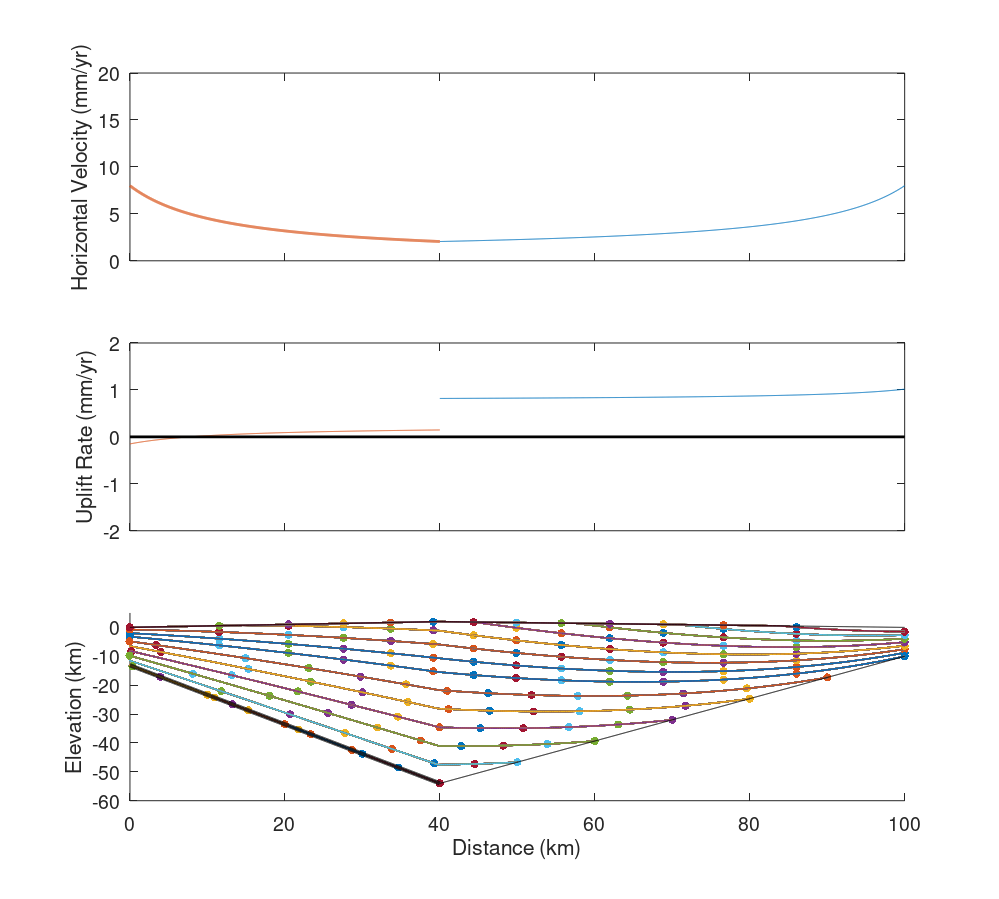
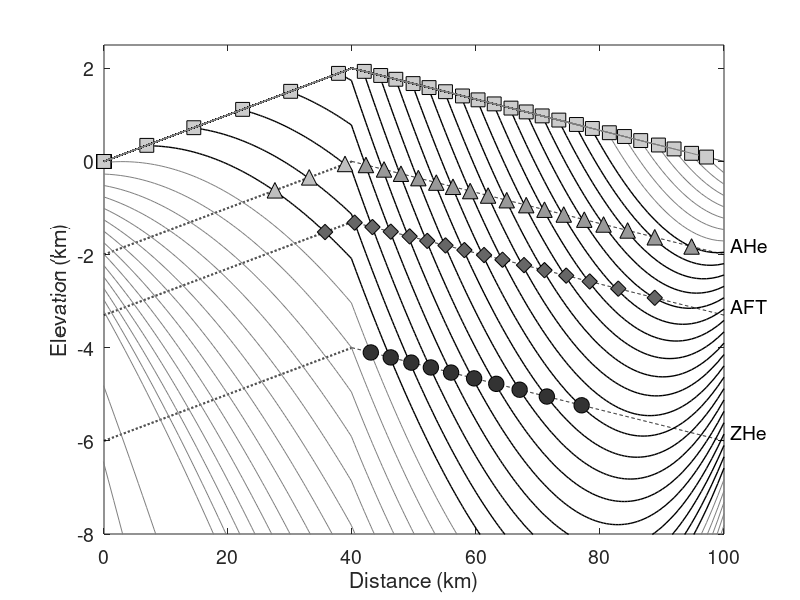
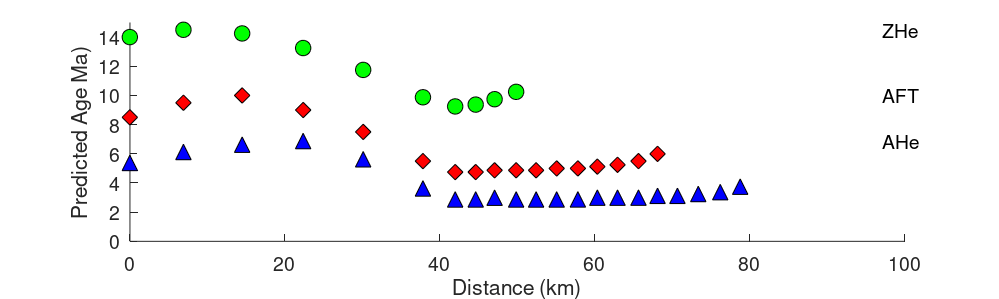

Recreate these plots in MATLAB, in order.
%% Wedge Kinematics

clear all
close all
%Given a wedge with a frontal flux in, underplating, erosion and rearward flux out. Assume steady
%state, so that the fluxes balance.

cd 'C:\Users\erlanger\Desktop\Matlab\Wedge_Model'
cd 'C:\Users\erlanger\Desktop\Matlab'

%%  Give following parameters:
h0=10.;  % incoming section for frontal accretion In %km
h1=10.;  % incoming section for prowedge basal accretion
h2=0.;  % incoming section for retrowedge basal accretion
ep=0.75;  % pro-wedge erosion rate%km/Ma 
er=0.25;  % retro-wedge erosion rate 
LP=60.; % length of Pro-wedge % km
LR=40.;  % Length of retro-Wedge
vp=8;  %Slab retreat rate %km/Ma  (Normally signifies convergence rate but Apennines has negligible convergence)
hm=56.; % Max Crustal Thickness
elevm=2;  % Maximum Elevation (km)

%% Wedge geometry

%prowedge slopes
alphap=elevm/LP;
betap=(hm-elevm-h0)/LP;
thetap=alphap+betap;

%determine thickness of outgoing crust hR and retro- slope
hR=h0+h1+h2-ep*LP/vp-er*LR/vp;
retrocrust=hR;

% Retro-wedge
alphar=(elevm)/LR;
betar=(hm-elevm-hR)/LR;
thetar=alphar+betar;

%alphap=tan(2*pi/180);
%betap=tan(12*pi/180);
%thetar=tan(8*pi/180);

x=linspace(0,LP,1001);
v=zeros(1,1001);
u=zeros(1001,101);
xr=linspace(0,LR,1001);

% Underplating velocity on prowedge
UP=vp*h1/LP;

%Underplating velocity on retrowedge
UR=vp*h2/LR;

%determine maximum thickness

hm=h0+LP*(alphap+betap);
MaxCrustThick=hm
elevm=LP*(alphap)

z=linspace(0,hm,101);

%% prowedge field

%find horizontal velocity across pro-wedge
v=(h0*vp+(UP-ep)*x)./(h0+x*thetap);

%find vertical velocity on the prowedge surface (defined as the erosion velocity plus the motion to carry the point
%along the surface)
us=ep+((h0*vp+x*(UP-ep))*alphap)./((h0+x*thetap));

% zs=h0+x*alphap; why are there two calculations of this?

% elevation of prowedge surface 
zs=x*alphap; 

% elevation of the base of the prowedge
zb=-h0-x*betap;

%% retrowedge field

% velocity at the divide
vm=(h0*vp+(UP-ep)*LP)./(h0+LP*thetap);

% horizontal velocity across the retrowedge
vretro=(hm*vm+(UR-er)*xr)./(hR+(LR-xr)*thetar);
 
% vertical velocity on the retrowedge surface
urs=er-(hm*vm+(UR-er)*xr)*alphar./((hR+(LR-xr)*thetar)); 
 
% elevation of retrowedge surface
zsr=elevm-xr*alphar;
 
% elevation of the base of the retrowedge
zbr=elevm-hm+xr*betar;

 %% integrate particle path

   
 np1=40; %number of particle paths for frontal accretion (was at 40)
 np2=10; %number of particle paths for underplating
 np=np1+np2;
 xp=zeros(np,1000);
 zp=zeros(np,1000);
 ntime=1000.;
 delt=10*(LP+LR)/(ntime*vp);
 
 % Horizontal velocity and Vertical velocity (for output into table)
 vHorz = zeros(np,ntime);
 vVert = zeros(np,ntime);
 
 % Depth between each frontally accreted particle
 delz=h0/(np1+1);
 
 % Horizontal distance between each underplated particle
 delx=(LP+LR)/(np2);
 
 % Starting x and z values for frontally accreted particles
 for ip=1:np1
  xp(ip,1)=0.0;
  zp(ip,1)=ip*delz;
 end
 
 % Starting x and z values for underplated particles
 for ip=np1+1:np
  xp(ip,1)=(ip-np1-1)*delx;
  if xp(ip,1) < LP
      zp(ip,1)=-xp(ip,1)*betap;
  else
      zp(ip,1)=-LP*betap+(xp(ip,1)-LP)*betar;
  end
  
 end
 
 for ip=1:np1+np2
   
    
    for it= 1:ntime-1
    
    % For particles within the Prowedge, perform the following loop
     if xp(ip,it) < LP
         % Equation for general horizontal velocity
         vpart=(h0*vp+(UP-ep)*xp(ip,it))/(h0+xp(ip,it)*thetap);
         vHorz(ip,it) = (h0*vp+(UP-ep)*xp(ip,it))/(h0+xp(ip,it)*thetap);
         
         % Equation for full vertical velocity that interpolates between the surface and base
         upart=UP-vpart*betap+(ep-UP+vpart*(alphap+betap))*(zp(ip,it)+xp(ip,it)*betap)/(h0+xp(ip,it)*(alphap+betap));
         vVert(ip,it) = UP-vpart*betap+(ep-UP+vpart*(alphap+betap))*(zp(ip,it)+xp(ip,it)*betap)/(h0+xp(ip,it)*(alphap+betap));
        
         xp(ip,it+1)=xp(ip,it)+delt*vpart;
         zp(ip,it+1)=zp(ip,it)+delt*upart;
         
         if zp(ip,it+1) > (h0+xp(ip,it+1)*alphap)
              zp(ip,it+1)=h0+xp(ip,it+1)*alphap;
         end
         
     % For particles within the Retrowedge, perform the following loop
     elseif xp(ip,it) < LP+LR
         % Equation for general horizontal velocity
         vpart=(hm*vm+(UR-er)*(xp(ip,it)-LP))/(hR+(LR-xp(ip,it)+LP)*thetar);
         vHorz(ip,it) = (hm*vm+(UR-er)*(xp(ip,it)-LP))/(hR+(LR-xp(ip,it)+LP)*thetar);
         
         % Equation for full vertical velocity that interpolates between the surface and base
         upart=UR+vpart*betar+(er-UR-vpart*(alphar+betar))*(zp(ip,it)+LP*betap-(xp(ip,it)-LP)*betar)/(h0+LP*thetap-(xp(ip,it)-LP)*thetar);
         vVert(ip,it) = UR+vpart*betar+(er-UR-vpart*(alphar+betar))*(zp(ip,it)+LP*betap-(xp(ip,it)-LP)*betar)/(h0+LP*thetap-(xp(ip,it)-LP)*thetar);
         
         xp(ip,it+1)=xp(ip,it)+delt*vpart;
         zp(ip,it+1)=zp(ip,it)+delt*upart;
         
         if zp(ip,it+1) > (h0+LP*alphap-(xp(ip,it+1)-LP)*alphar)
              zp(ip,it+1)=(h0+LP*alphap-(xp(ip,it+1)-LP)*alphar);
         end
     else
         xp(ip,it+1)=xp(ip,it);
         zp(ip,it+1)=zp(ip,it);
     end
     
    end
     
     
 end
 % make isoage dots
 freq=1; %frequency of isoage dots
 icount=0;
 xpspar=zeros(np,1000);
 zpspar=zeros(np,1000);

%xpspar and zpspar dictate where along material path the particle is plotted 
   for it=1:ntime
       m=mod(it,freq);
       if m == 0
           icount=icount+1;
           for ip=1:np
               xpspar(ip,icount)=xp(ip,it);
               zpspar(ip,icount)=zp(ip,it);
           end
       end
   end
           
          
%% Set variables for X and Y coordinates for closure depths along wedge

%Closure depth as a scalar
AHescalar = -2;
AFTscalar = -3.3;
ZHescalar = -6.;

%Closure depth that parallels topography
AHeCD = [zs+ AHescalar, zsr + AHescalar];
AFTCD = [zs+ AFTscalar, zsr + AFTscalar];
ZHeCD = [zs+ ZHescalar, zsr + ZHescalar];

%% Map distances onto actual x distances along wedge 

dist = LP+LR - xp;

% Depths of Material Paths
RockDepth = zp - h0;

%Clip Rock Depth when path reaches end of wedge
RockDepthClip = zeros(np,[]);

% Dummy variable for clipped distance
distClip = nan(np,ntime);

for ip = 1:np
    d1 = unique(dist(ip,:),'stable');
    d2 = unique(RockDepth(ip,:), 'stable');
    distClip(ip,1:length(d1)) = d1;
    distClip(isnan(distClip)) = [];
    RockDepthClip(ip,1:length(d2)) = d2;
end

% Common values between rows and within a single column indicate that samples are now traveling along
% the surface, so remove these surface points points 
for it = 1:length(distClip)
    for ip = np1:-1:1
        [r,~] = find(RockDepthClip(1:ip-1,it) == RockDepthClip(ip,it));
        if isempty(r)
            continue
        else  
            RockDepthClip(r,it) = nan;
            RockDepthClip(ip,it) = nan;
        end 
    end
end

%Manually set place at which first particle path hits the surface
RockDepthClip(np1,5:7) = nan;



%% Map closure depths onto distances along wedge

pro = LR+LP - x;
retro =LR-xr;

dist2 = [pro, retro];
dist2 = fliplr(unique(dist2));

AHedepth = zeros(np,ntime);
AFTdepth = zeros(np,ntime);
ZHedepth = zeros(np,ntime);

tol = 0.01;

% Create matrix of closure depths for all material paths
for ip = 1:np
    for p = 1:ntime       
          [~,col] =  find(abs((dist(ip, p)- dist2) <tol));
        if length(col) > 1  
           [~,col] = min(abs(dist(ip,p) - dist2(col)));
           
        end
        AHedepth(ip,p) = AHeCD(col);
        AFTdepth(ip,p) = AFTCD(col);
        ZHedepth(ip,p) = ZHeCD(col); 
        
    end
    
end

%% Calculate distance along wedge at which point sample passes above best-fit closure depth
% Note that calculations of CDy and CDx variables are only needed for plotting the data on the wedge

% Set tolerance for closure depth calculations
tol = 0.25;

% Record column number (x dist) where sample hits closure depth
AHecolInit = zeros(np,1);
AFTcolInit = zeros(np,1);
ZHecolInit = zeros(np,1);

%Dummy variable to catch best-fit closure depth from matrix for each material path and thermochronometer
AHeCDy = zeros(np,1);
AftCDy = zeros(np,1);
ZHeCDy = zeros(np,1);

% X value at which particle crosses best-fit closure depth
AHeCDx = zeros(np,1);
AFTCDx = zeros(np,1);
ZHeCDx = zeros(np,1);

% thermochronometer
for ip = 1:np
 
    %AHe
    column1 = find(abs(AHedepth(ip,:)-RockDepth(ip,:)) <tol);
    value1 = AHedepth(ip,:)-RockDepth(ip,:);   
    value1(value1<0)=nan;
    if isempty(column1) 
        AHeCDx(ip) = nan;  
        AHeCDy(ip) = nan;
        AHecolInit(ip) = nan;
    elseif isnan(value1)
        AHeCDx(ip) = nan;  
        AHeCDy(ip) = nan;
        AHecolInit(ip) = nan;
    elseif length(column1) > 1 
       [~,c] = min(value1);
       if RockDepth(ip,c) > RockDepth(ip,c+1)
            A2 = sort(value1);
            out = A2(2);
            [~,c] = find(value1 == out,1, 'first');
        else
        end
       AHeCDx(ip) = LP+LR - xp(ip,c);
       %AHeX(ip) = xp(ip,c);
       AHeCDy(ip) = AHedepth(ip,c);
       AHecolInit(ip) = c;
    else
       AHeCDx(ip) = LP+LR - xp(ip, column1);
       %AHeX(ip) = xp(ip, column1);
       AHeCDy(ip) = AHedepth(ip,column1);
       AHecolInit(ip) = column1;
    end
    
    %AFT
    column2 = find(abs(AFTdepth(ip,:)-RockDepth(ip,:)) <tol);
    value2 = AFTdepth(ip,:)-RockDepth(ip,:);
    value2(value2<0) =nan;
    if isempty(column2) 
        AFTCDx(ip) = nan;   
        AftCDy(ip) = nan;
        AFTcolInit(ip) = nan;
    elseif  isnan(value2)
        AFTCDx(ip) = nan;   
        AftCDy(ip) = nan;
        AFTcolInit(ip) = nan;
    elseif length(column2) > 1 
       [~,c] = min(value2);
       if RockDepth(ip,c) > RockDepth(ip,c+1)
            A2 = sort(value2);
            out = A2(2);
            [~,c] = find(value2 == out, 1, 'first');
        else
        end
       AFTCDx(ip) = LP+LR - xp(ip,c);
       %AFTX(ip) = xp(ip,c); 
       AftCDy(ip) = AFTdepth(ip,c);
       AFTcolInit(ip) = c;

    else
       AFTCDx(ip) = LP+LR - xp(ip, column2);
       %AFTX(ip) = xp(ip, column2);
       AftCDy(ip) = AFTdepth(ip,column2);
       AFTcolInit(ip) = column2;
    end
    
    %ZHe
    column3 = find(abs(ZHedepth(ip,:)-RockDepth(ip,:)) <tol);
    value3 = ZHedepth(ip,:)-RockDepth(ip,:); 
    value3(value3<0) =nan;
    if isempty(column3) 
        ZHeCDx(ip) = nan; 
        ZHeCDy(ip) = nan;
        ZHecolInit(ip) = nan;
    elseif isnan(value3)
        ZHeCDx(ip) = nan; 
        ZHeCDy(ip) = nan;
        ZHecolInit(ip) = nan;    
    elseif length(column3) > 1 
           [~,c] = min(value3);
           if RockDepth(ip,c) > RockDepth(ip,c+1)
            A2 = sort(value3);
            out = A2(2);
            [~,c] = find(value3 == out, 1, 'first');
           else
           end
        ZHeCDx(ip) = LP+LR - xp(ip,c);
       %ZHeX(ip) = xp(ip,c);
       ZHeCDy(ip) = ZHedepth(ip,c);
       ZHecolInit(ip) = c;
    else
       ZHeCDx(ip) = LP+LR - xp(ip,column3);
       %ZHeX(ip) = xp(ip,column3);
       ZHeCDy(ip) = ZHedepth(ip, column3);
       ZHecolInit(ip) = column3;
    end
end

%% Calculate X and Y Distances between CD and wedge surface

t = zeros(np, length(zpspar));
s = zeros(np, length(zpspar));

% Record column number (x dist) where sample hit surface
ColFinal = zeros(np,1);

% X Value at which rock reaches surface
SurfX = zeros(np,1);

xval = (xpspar(np1,:));
[~,col] = unique(xval, 'stable');
SurfZ = zpspar(np1,col);
SurfZ = SurfZ -h0;
SurfZ = reshape(SurfZ, length(distClip),1);

SurfZrock = zeros(np,1);

% maximum burial depth
Maxburial = zeros(np,1);
xPosition = zeros(np,1);
zPosition = zeros(np,1);

c = zeros(np,1);
   
for ip = 1:np
    for p = 1:length(SurfZ)
    [~,c(ip)] = find(~isnan(RockDepthClip(ip,:)), 1, 'last');
        if c(ip) <=length(distClip)
            SurfX(ip) = distClip(ip,c(ip));
            SurfZrock(ip) = SurfZ(c(ip));
            ColFinal(ip) = c(ip);
        elseif isempty(c(ip))
            [~,c(ip)] = find(~iszero(RockDepthClip(ip,:), 1, 'last'));
            if isempty(c(ip))
                ColFinal(ip) = nan;
            else
                SurfX(ip) = distClip(ip,c(ip));
                SurfZrock(ip) = SurfZ(c(ip));
                ColFinal(ip) = c(ip);   
            end
        elseif c(ip) >length(distClip)
            ColFinal(ip) = nan;
        end
    end
end

for ip = np1+1:np
    if zpspar(ip,c(ip))-h0 < SurfZ(ip)
        SurfX(ip) = nan;
        SurfZrock(ip) = nan;
    else
    end
end

for ip = 2:np
    if ColFinal(ip) == ColFinal(ip-1)
        ColFinal(ip-1) = nan;
    elseif isnan(ColFinal(np-1))
        ColFinal(np) = nan;
    else
    end

if isnan(SurfX(np-1))
    SurfX(np) = nan;
    SurfZrock(np) = nan;
else
end
end


%% Calculate time that particle travels as a function of its distance and velocity
AHeVel = zeros(np,ntime);
AFTVel = zeros(np,ntime);
ZHeVel = zeros(np,ntime);

AHedist = zeros(np,ntime);
AFTdist = zeros(np,ntime);
ZHedist = zeros(np,ntime);

AHetime = zeros(np,ntime);
AFTtime = zeros(np,ntime);
ZHetime = zeros(np,ntime);

AHetime(1:np,1) = nan;
AFTtime(1:np,1) = nan;
ZHetime(1:np,1) = nan;

AHetotTime = zeros(np,1);
AFTtotTime = zeros(np,1);
ZHetotTime = zeros(np,1);

AHetotDist = zeros(np,1);
AFTtotDist = zeros(np,1);
ZHetotDist = zeros(np,1);

% Calculate Time from distances and velocities 
for ip = 1:np
    for it = 2:ntime + 1
        if it-1 >= AHecolInit(ip) && it-1 <= ColFinal(ip)
            distx = xp(ip,it-1) - xp(ip,it);
            disty = zp(ip,it-1) - zp(ip,it);
            AHedist(ip,it-1) = sqrt(distx^2 + disty^2);
            AHetotDist(ip) = nansum(AHedist(ip,:));
            
            velHorz = vHorz(ip,it-1);
            velVert = vVert(ip,it-1);
            AHeVel(ip,it-1) = (sqrt(velVert^2 + velHorz^2));
            
            AHetime(ip,it-1) = (AHedist(ip,it-1)/AHeVel(ip,it-1));
        else
            AHedist(ip,it-1) = nan;
            AHeVel(ip,it-1) =nan;
            AHetime(ip,it-1) = nan;
        end
        AHetime(isinf(AHetime)) = nan;
            
        if it-1 >= AFTcolInit(ip) && it-1 <= ColFinal(ip)
            distx = xp(ip,it-1) - xp(ip,it);
            disty = zp(ip,it-1) - zp(ip,it);
            AFTdist(ip,it-1) = sqrt(distx^2 + disty^2);
            AFTtotDist(ip) = nansum(AFTdist(ip,:));
            
            velHorz = vHorz(ip,it-1);
            velVert = vVert(ip,it-1);
            AFTVel(ip,it-1) = sqrt(velVert^2 + velHorz^2);
            
            AFTtime(ip,it-1) = AFTdist(ip,it-1)/AFTVel(ip,it-1);
        else
            AFTdist(ip,it-1) = nan;
            AFTVel(ip,it-1) =nan;
            AFTtime(ip,it-1) = nan;
        end
         AFTtime(isinf(AFTtime)) = nan;
         
         if it-1 >= ZHecolInit(ip) && it-1 <= ColFinal(ip)   
            distx = xp(ip,it-1) - xp(ip,it);
            disty = zp(ip,it-1) - zp(ip,it);
            ZHedist(ip,it-1) = sqrt(distx^2 + disty^2);
            ZHetotDist(ip) = nansum(ZHedist(ip,:));
            
            velHorz = vHorz(ip,it-1);
            velVert = vVert(ip,it-1);
            ZHeVel(ip,it-1) = sqrt(velVert^2 + velHorz^2);
            
            ZHetime(ip,it-1) = ZHedist(ip,it-1)/ZHeVel(ip,it-1);
         else
             ZHedist(ip,it-1) = nan;
             ZHeVel(ip,it-1) = nan;
             ZHetime(ip,it-1) = nan;
         end
        ZHetime(isinf(ZHetime)) = nan;
    end
end

% Flip time variable so that it matches pattern of X distances
    AHetime = fliplr(AHetime);
    AFTtime = fliplr(AFTtime);
    ZHetime = fliplr(ZHetime);
    
    erateAHe = zeros(np,1);
    erateAFT = zeros(np,1);
    erateZHe = zeros(np,1);

for ip = 1:np
    if any(~isnan(AHetime(ip,:)))
        AHetotTime(ip) = nansum(AHetime(ip,:),2);
        
    else
         AHetotTime(ip) = nan; 
    end
    
    if any(~isnan(AFTtime(ip,:)))
        AFTtotTime(ip) = nansum(AFTtime(ip,:),2);
            
    else
        AFTtotTime(ip) = nan; 
    end
    
    if any(~isnan(ZHetime(ip,:)))
         ZHetotTime(ip) = nansum(ZHetime(ip,:),2);    
    else
        ZHetotTime(ip) = nan;
    end

  % Calculate an erosion rate for each thermochronometer from cooling age and distance to surface    
    erateAHe(ip) = abs(AHescalar)/AHetotTime(ip);
    erateAFT(ip) = abs(AFTscalar)/AFTtotTime(ip);
    erateZHe(ip) = abs(ZHescalar)/ZHetotTime(ip);
    
    Maxburial(ip) = max(zp(ip));
    xPosition(ip) = SurfX(ip);
    zPosition(ip) = SurfZrock(ip);
end


%% Horizontal Velocities, Uplift, and Wedge Material Path Plots

figure(1)
set(gcf, 'Position',  [600, 600,1000, 900])
set(gcf,'Units','inches');
screenposition = get(gcf,'Position');
set(gcf,...
    'PaperPosition',[0 0 screenposition(3:4)],...
    'PaperSize',[screenposition(3:4)]);
 subplot(3,1,1)
 plot(LP+LR-x,v, LR-xr,vretro, 'Linewidth', 2);
 %xlabel('Distance [km]'); 
 ylabel('Horizontal Velocity (mm/yr)')
 axis([0 LP+LR  0 20])
 set(gca,'FontSize',14)
 set(gca,'XTickLabel',{' '})
 
 subplot(3,1,2)
 xl(1)=0;
 xl(2)=LP+LR;
 yl(1)=0;
 yl(2)=0;
 plot(LP+LR-x,us,LR-xr,urs, xl,yl,'k', 'Linewidth', 2)
 %xlabel('Distance (km)'); 
 ylabel('Uplift Rate (mm/yr)')
 axis([0 LP+LR  -2 2.])
 set(gca,'FontSize',14)
 set(gca,'XTickLabel',{' '})
 
subplot(3,1,3)
 
 xlabel('Distance (km)'); ylabel('Elevation (km)')
 axis([0 LP+LR  -60 5])
 set(gca,'FontSize',14)

 % comment out for third plot
hold
 for ip=1:np
    t(ip,:) =  zpspar(ip,:)-h0;   
    s(ip,:) = LP+LR-xpspar(ip,:);
     for n = 1:20:ntime
         if ip < np1 && mod(ip,5) == 0
             plot(LP+LR-xp(ip,:),zp(ip,:)-h0, 'LineWidth', 1)
             scatter(s(ip,n),t(ip,n),'filled')
         elseif ip > np1 
             plot(LP+LR-xp(ip,:),zp(ip,:)-h0, 'LineWidth', 1)
             scatter(s(ip,n),t(ip,n),'filled')
         else 
         end
     end
 end
 plot(LP+LR-x,zs,'k-',LR-xr,zsr,'k-',LP+LR-x,zb,'k-',LR-xr,zbr,'k-', 'LineWidth', 3)
 
 print('-painters', '-dpdf','Wedge_Material_Paths')

%% Predicted Age vs Distance Plot
figure(2)

set(gcf, 'Position',  [600, 600,1000, 300])
set(gcf,'Units','inches');
screenposition = get(gcf,'Position');
set(gcf,...
    'PaperPosition',[0 0 screenposition(3:4)],...
    'PaperSize',screenposition(3:4));


scatter(SurfX,AHetotTime,125,'^', 'Markerfacecolor', [0 0 1],'Markeredgecolor', 'k');hold on
row = find(~isnan(AHetotTime), 1, 'first');
text(max(SurfX), max(AHetotTime),'AHe', 'FontSize', 14)

scatter(SurfX,AFTtotTime,125,'d','Markerfacecolor', [1 0 0], 'Markeredgecolor', 'k');
row = find(~isnan(AFTtotTime), 1, 'first');
text(max(SurfX),max(AFTtotTime) ,'AFT', 'FontSize', 14)

scatter(SurfX,ZHetotTime, 125,'o','Markerfacecolor', [0 1 0],  'Markeredgecolor', 'k')
row = find(~isnan(ZHetotTime), 1, 'first');
text(max(SurfX), max(ZHetotTime),'ZHe', 'FontSize', 14)

xlabel('Distance (km)', 'FontSize', 14); ylabel('Predicted Age Ma)', 'FontSize', 14)
axis([0 LP+LR  0 15])
set(gca,'FontSize',14)

%% Reset Thermochronometers Plot
figure(3)
set(gcf, 'Position',  [100, 100,1000, 600])

plot(LP+LR-x,zs,'k-',LR-xr,zsr,'k-',LP+LR-x,zb,'k-',LR-xr,zbr,'k-', 'LineWidth', 3); hold on

plot(LP+LR-x,zs+ AHescalar,'--k',LR-xr,zsr+ AHescalar,'--k','LineWidth', 1.5); 
text(101, -1.8,'AHe', 'FontSize', 14)

plot(LP+LR-x,zs+ AFTscalar,'--k',LR-xr,zsr+ AFTscalar,'--k','LineWidth', 1.5); 
text(101, -3.1,'AFT', 'FontSize', 14)

plot(LP+LR-x,zs+ ZHescalar,'--k',LR-xr,zsr+ ZHescalar,'--k','LineWidth', 1.5); 
text(101, -5.8,'ZHe', 'FontSize', 14)

xlabel('Distance (km)', 'FontSize', 14); ylabel('Elevation (km)', 'FontSize', 14)
axis([0 LP+LR  -8 2.5])
set(gca,'FontSize',14)

%Extract closure temperatures for all thermochrons for color mapping
totTime = [AHetotTime; AFTtotTime; ZHetotTime];

 for ip=1:np 
 %AHe
    if ~isnan(AHetotTime(ip)) && SurfX(ip) >0 && AHeCDx(ip) < 40
        plot(LP+LR-xp(ip,:),zp(ip,:)-h0, '-k', 'Linewidth', 1); hold on
        scatter(AHeCDx(ip),AHeCDy(ip),125,'^', 'Markerfacecolor', [0.75 0.75 0.75],'Markeredgecolor', 'k');
        str = num2str(AHetotTime(ip), '%.1f');
%        text(AHeCDx(ip), AHeCDy(ip)+0.4, str)
    elseif ~isnan(AHetotTime(ip)) &&  SurfX(ip) >0 && AHeCDx(ip) > 40
        plot(LP+LR-xp(ip,:),zp(ip,:)-h0, '-k', 'Linewidth', 1); 
        scatter(AHeCDx(ip),AHeCDy(ip),125,'^', 'Markerfacecolor', [0.6 0.6 0.6],'Markeredgecolor', 'k'); hold on
        str = num2str(AHetotTime(ip), '%.1f');
%        text(AHeCDx(ip), AHeCDy(ip)+0.4, str)
    else
        plot(LP+LR-xp(ip,:),zp(ip,:)-h0, 'Color', [0.5 0.5 0.5])
    end
  
 % AFT
    if ~isnan(AFTtotTime(ip)) && SurfX(ip) >0 && AFTCDx(ip) < 40
        scatter(AFTCDx(ip),AftCDy(ip),125,'d','Markerfacecolor', [0.4 0.4 0.4], 'Markeredgecolor', 'k');
        str = num2str(AFTtotTime(ip),'%.1f');
    %    text(AFTCDx(ip), AftCDy(ip)+0.4, str)
    elseif ~isnan(AFTtotTime(ip)) && ~isinf(AFTtotTime(ip)) && AFTCDx(ip) > 40
        scatter(AFTCDx(ip),AftCDy(ip),125,'d','Markerfacecolor', [0.4 0.4 0.4], 'Markeredgecolor', 'k');
        str = num2str(AFTtotTime(ip),'%.1f');
    %    text(AFTCDx(ip), AftCDy(ip)+0.4, str)
    else
     
    end
 
%ZHe
    if ~isnan(ZHetotTime(ip)) && SurfX(ip) >0 && ZHeCDx(ip) <40
        scatter(ZHeCDx(ip),ZHeCDy(ip), 125,'o','Markerfacecolor', [0.2 0.2 0.2],  'Markeredgecolor', 'k')
        str = num2str(ZHetotTime(ip),'%.1f');
    %    text(ZHeCDx(ip), ZHeCDy(ip)+0.4, str, 'FontSize', 10)
    elseif ~isnan(ZHetotTime(ip)) && ~isinf(ZHetotTime(ip)) && ZHeCDx(ip) >40
        scatter(ZHeCDx(ip),ZHeCDy(ip), 125, 'o','Markerfacecolor', [0.2 0.2 0.2], 'Markeredgecolor', 'k')
        str = num2str(ZHetotTime(ip),'%.1f');
    %   text(ZHeCDx(ip), ZHeCDy(ip)+0.4, str, 'FontSize', 10)
    else
    end
 
scatter(SurfX(ip),SurfZrock(ip),100,'s','Markerfacecolor', [0.8 0.8 0.8], 'Markeredgecolor', 'k');

 end

for i = 1:length(Maxburial)
    if isnan(zPosition(i)) || zPosition(i) < 0
        Maxburial(i) = NaN;
        xPosition(i) = NaN;
    else
    end
end
    

print('-painters','Wedge_Cooling_Ages_w_Labels', '-dpdf')


